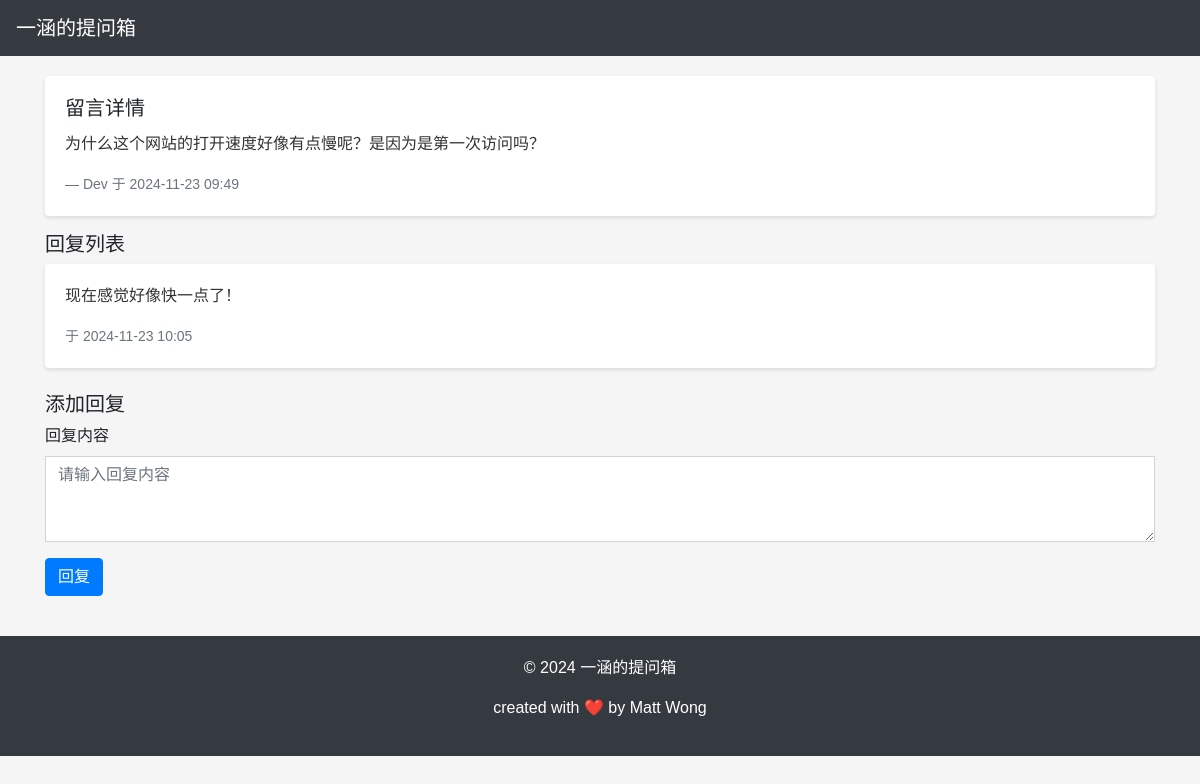
The app's page /message/2 with its own data.
### app.py (models this page shows, shortened)
class Message(db.Model):
    __tablename__ = 'messages'
    id = db.Column(db.Integer, primary_key=True)
    name = db.Column(db.String(64))
    contact = db.Column(db.String(64))
    content = db.Column(db.Text, nullable=False)
    timestamp = db.Column(db.DateTime, index=True, default=datetime.utcnow)
    replies = db.relationship('Reply', backref='message', lazy='dynamic')

class Reply(db.Model):
    __tablename__ = 'replies'
    id = db.Column(db.Integer, primary_key=True)
    message_id = db.Column(db.Integer, db.ForeignKey('messages.id'))
    content = db.Column(db.Text, nullable=False)
    timestamp = db.Column(db.DateTime, index=True, default=datetime.utcnow)

### app.py (the view, shortened to what this page needs)
@app.route('/message/<int:id>', methods=['GET', 'POST'])
def message_detail(id):
    message = Message.query.get_or_404(id)
    form = ReplyForm()
    replies = message.replies.order_by(Reply.timestamp.asc()).all()
    return render_template('message_detail.html', message=message, form=form, replies=replies)

### app.py
class ReplyForm(FlaskForm):
    content = TextAreaField('回复内容', validators=[DataRequired(message="回复内容不能为空")])
    submit = SubmitField('回复')

### templates/message_detail.html (shortened to what this page needs)
{% extends 'base.html' %}
{% block content %}
<div class="row">
    <div class="col-md-12">
        <div class="card mb-3">
            <div class="card-body">
                <h5 class="card-title">留言详情</h5>
                <p class="card-text message-content">{{ message.content }}</p>
                <p class="card-text">
                    <small class="text-muted">
                        — {{ message.name or '匿名' }} 于 {{ message.timestamp.strftime('%Y-%m-%d %H:%M') }}
                    </small>
                </p>
            </div>
        </div>
        <h5>回复列表</h5>
        {% if replies %}
            {% for reply in replies %}
            <div class="card mb-2">
                <div class="card-body">
                    <p class="card-text reply-content">{{ reply.content }}</p>
                    <p class="card-text">
                        <small class="text-muted">于 {{ reply.timestamp.strftime('%Y-%m-%d %H:%M') }}</small>
                    </p>
                </div>
            </div>
            {% endfor %}
        {% else %}
        <p>暂无回复。</p>
        {% endif %}
        <h5 class="mt-4">添加回复</h5>
        <form method="post">
            <div class="form-group">
                {{ form.content.label(class="form-label") }}
                {{ form.content(class="form-control", rows="3", placeholder="请输入回复内容") }}
            </div>
            {{ form.submit(class="btn btn-primary") }}
        </form>
    </div>
</div>
{% endblock %}

### static/style.css (style rules this page uses)
body { font-family: "Microsoft YaHei", sans-serif; background-color: #f5f5f5; }
.card { background-color: #ffffff; border: none; box-shadow: 0 2px 4px rgba(0, 0, 0, 0.1); }
.message-content, .reply-content { font-size: 16px; line-height: 1.5; color: #333333; white-space: pre-wrap; }
.form-control { border-radius: 0; }
.btn-primary { background-color: #007bff; border-color: #007bff; }

### records on screen
Message: content "为什么这个网站的打开速度好像有点慢呢？是因为是第一次访问吗？", name "Dev", timestamp "2024-11-23 09:49"
Reply: content "现在感觉好像快一点了！", timestamp "2024-11-23 10:05"
